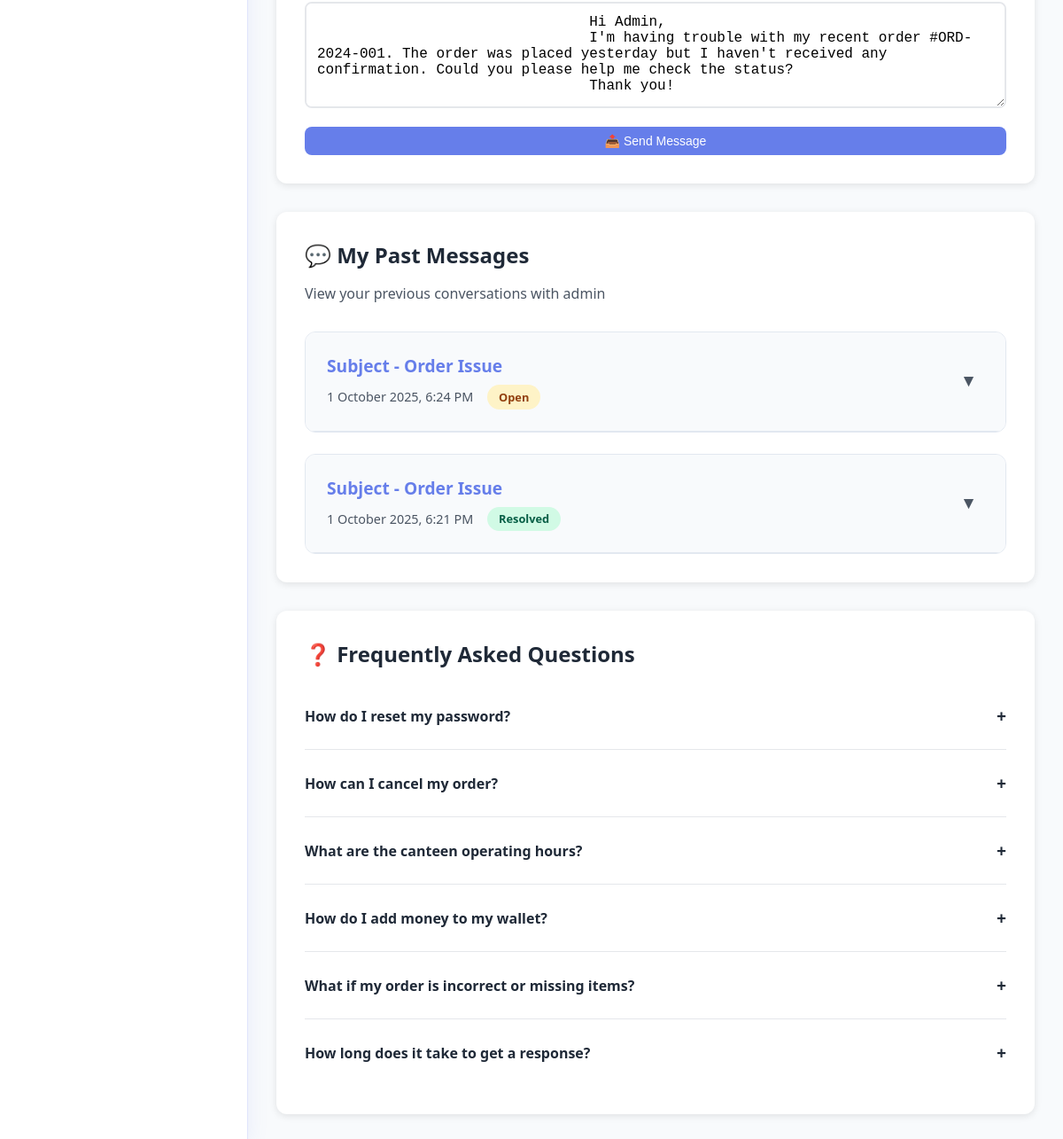
The page /public/students/contact (signed in, lower part) on the database as committed earlier.
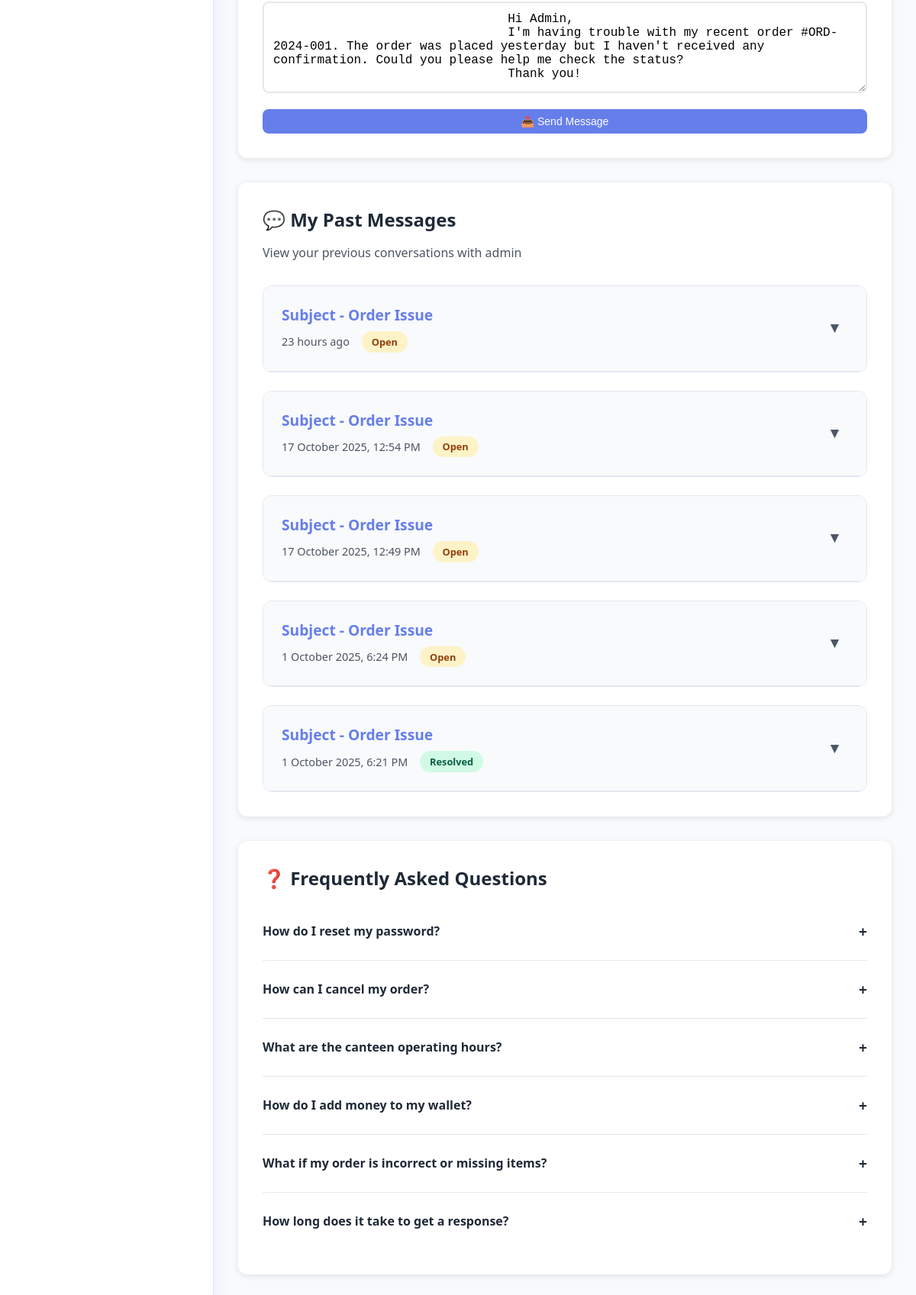
The same page on the database as committed later.
### tables this page shows
CREATE TABLE `conversations` (
  `id` int NOT NULL,
  `student_id` int NOT NULL,
  `college_id` int NOT NULL,
  `subject` varchar(255) NOT NULL,
  `status` enum('open','resolved') DEFAULT 'open',
  `created_at` timestamp NULL DEFAULT CURRENT_TIMESTAMP,
  `updated_at` timestamp NULL DEFAULT CURRENT_TIMESTAMP ON UPDATE CURRENT_TIMESTAMP,
  `is_read_by_admin` tinyint(1) DEFAULT '0',
  `is_read_by_student` tinyint(1) NOT NULL DEFAULT '0'
);

### app/controllers/Students.php (called while the page is built, shortened)
<?php
class Students extends Controller
{
    public function contact()
    {
        $data = [];
        $conversation = new Conversations;
        $conversations = $conversation->where(['student_id' => STUDENT_ID]);
        if ($conversations) {
            $data['conversations'] = $conversations;
        }
        $this->view('students/contact_admin', $data);
    }
}

### app/core/App.php (called while the page is built, shortened)
<?php
class App
{
    private $method = 'index';
    private function splitURL()
    {
        $URL = $_GET['url'] ?? 'home';
        $URL = explode("/", trim($URL, "/"));
        return $URL;
    }
    public function loadController()
    {
        $URL = $this->splitURL();
        $filename = "../app/controllers/" . ucfirst($URL[0]) . ".php";
        if (file_exists($filename)) {
            unset($URL[0]);
        } else {
            $filename = "../app/controllers/_404.php";
            if (file_exists($filename)) {
                require $filename;
                $this->controller = "_404";
            }
        }
        $controller = new $this->controller();
        if (!empty($URL[1])) {
            if (method_exists($controller, $URL[1])) {
                $this->method = $URL[1];
                unset($URL[1]);
            }
        }
        call_user_func_array([$controller, $this->method], $URL);
    }
}

### public/index.php (called while the page is built, shortened)
<?php
$app = new App;
$app->loadController();

### app/core/Database.php (called while the page is built, shortened)
<?php
trait Database
{
    private function connect()
    {
        $string = "mysql:hostname=" . DBHOST . ";dbname=" . DBNAME;
        $con = new PDO($string, DBUSER, DBPASS);
        $con->setAttribute(PDO::ATTR_ERRMODE, PDO::ERRMODE_EXCEPTION);
        return $con;
    }
    public function query($query, $data = [], $returnInsertId = false)
    {
        $con = $this->connect();
        $stm = $con->prepare($query);
        $check  = $stm->execute($data);
        if ($check) {
            $result = $stm->fetchAll(PDO::FETCH_OBJ);
            if (is_array($result) && count($result)) {
                return $result;
            }
        }
        return false;
    }
}

### app/core/Model.php (called while the page is built, shortened)
<?php
trait Model
{
    protected $order_type = "desc";
    protected $order_column = "id";
    public function where($data, $data_not = [], $limit = '', $custom = '', $order_by = '', $order_type = '')
    {
        if (!empty($order_by)) {
            $this->order_column = $order_by;
        }
        if (!empty($order_type)) {
            $this->order_type = $order_type;
        }
        $keys = array_keys($data);
        $query = "select * from $this->table where ";
        foreach ($keys as $key) {
            $query .= $key . " = :" . $key . " AND ";
        }
        $query = trim($query, " AND ");
        $query .= " order by $this->order_column $this->order_type ";
        $data = array_merge($data, $data_not);
        return $this->query($query, $data);
    }
}

### app/core/functions.php (called while the page is built, shortened)
<?php
function timeAgoOrDate($datetime, $full = false, $threshold = '1 month')
{
    $now = new DateTime;
    $ago = new DateTime($datetime);
    $diff = $now->diff($ago);
    $thresholdDate = (new DateTime)->sub(DateInterval::createFromDateString($threshold));
    if ($ago < $thresholdDate) {
        return $ago->format('j F Y, g:i A');
    }
    $weeks = floor($diff->days / 7);
    $days  = $diff->days - ($weeks * 7);
    $string = [
        'y' => $diff->y ? $diff->y . ' year' . ($diff->y > 1 ? 's' : '') : null,
        'm' => $diff->m ? $diff->m . ' month' . ($diff->m > 1 ? 's' : '') : null,
        'w' => $weeks ? $weeks . ' week' . ($weeks > 1 ? 's' : '') : null,
        'd' => $days ? $days . ' day' . ($days > 1 ? 's' : '') : null,
        'h' => $diff->h ? $diff->h . ' hour' . ($diff->h > 1 ? 's' : '') : null,
        'i' => $diff->i ? $diff->i . ' minute' . ($diff->i > 1 ? 's' : '') : null,
        's' => $diff->s ? $diff->s . ' second' . ($diff->s > 1 ? 's' : '') : null,
    ];
    $string = array_filter($string);
    if (!$full) {
        $string = array_slice($string, 0, 1);
    }
    return $string ? implode(', ', $string) . ' ago' : 'just now';
}
function formatLabel($string)
{
    $string = str_replace('_', ' ', $string);
    return ucwords($string);
}

### app/views/students/contact_admin.view.php (the view, shortened to what the changed rows need)
<!DOCTYPE html>
<html lang="en">
<head>
    <link rel="stylesheet" href="<?= ROOT ?>assets/css/header.css">
    <link rel="stylesheet" href="<?= ROOT ?>assets/css/sidebar.css">
    <link rel="stylesheet" href="<?= ROOT ?>assets/css/student-general.css">
    <link rel="stylesheet" href="<?= ROOT ?>assets/css/base.css">
</head>
<body>
    <?php require 'header.view.php'; ?>
    <div class="container">
        <?php
        require 'sidebar.view.php';
        ?>
        <div class="main-content">
            <div class="contact-container">
                <div class="past-messages-section">
                    <div class="section-header">
                        <h2 class="mb-4">💬 My Past Messages</h2>
                    </div>
                    <div class="messages-container">
                        <?php if (isset($conversations)): ?>
                            <?php foreach ($conversations as $conversation): ?>
                                <div class="message-thread">
                                    <div class="thread-header">
                                        <div class="thread-info">
                                            <h3 class="thread-subject">Subject - <?= formatLabel($conversation->subject) ?></h3>
                                            <div class="thread-meta">
                                                <span class="thread-date"><?= timeAgoOrDate($conversation->created_at, false, '1 day') ?></span>
                                                <span class="thread-status status-<?= $conversation->status ?>"> <?= ucfirst($conversation->status) ?></span>
                                            </div>
                                        </div>
                                        <button class="toggle-thread-btn" onclick="toggleThread(this)">
                                            <span class="toggle-icon">▼</span>
                                        </button>
                                    </div>
                                </div>
                            <?php endforeach; ?>
                        <?php endif; ?>
                    </div>
                </div>
                <div class="faq-section">
                    <h2 class="mb-4">❓ Frequently Asked Questions</h2>
                </div>
            </div>
        </div>
    </div>
</body>
</html>

Rows that differ between the two databases and show on the page:
added conversations: subject "Order Issue", created_at "23 hours ago", status "Open"
added conversations: subject "Order Issue", created_at "17 October 2025, 12:54 PM", status "Open"
added conversations: subject "Order Issue", created_at "17 October 2025, 12:49 PM", status "Open"
